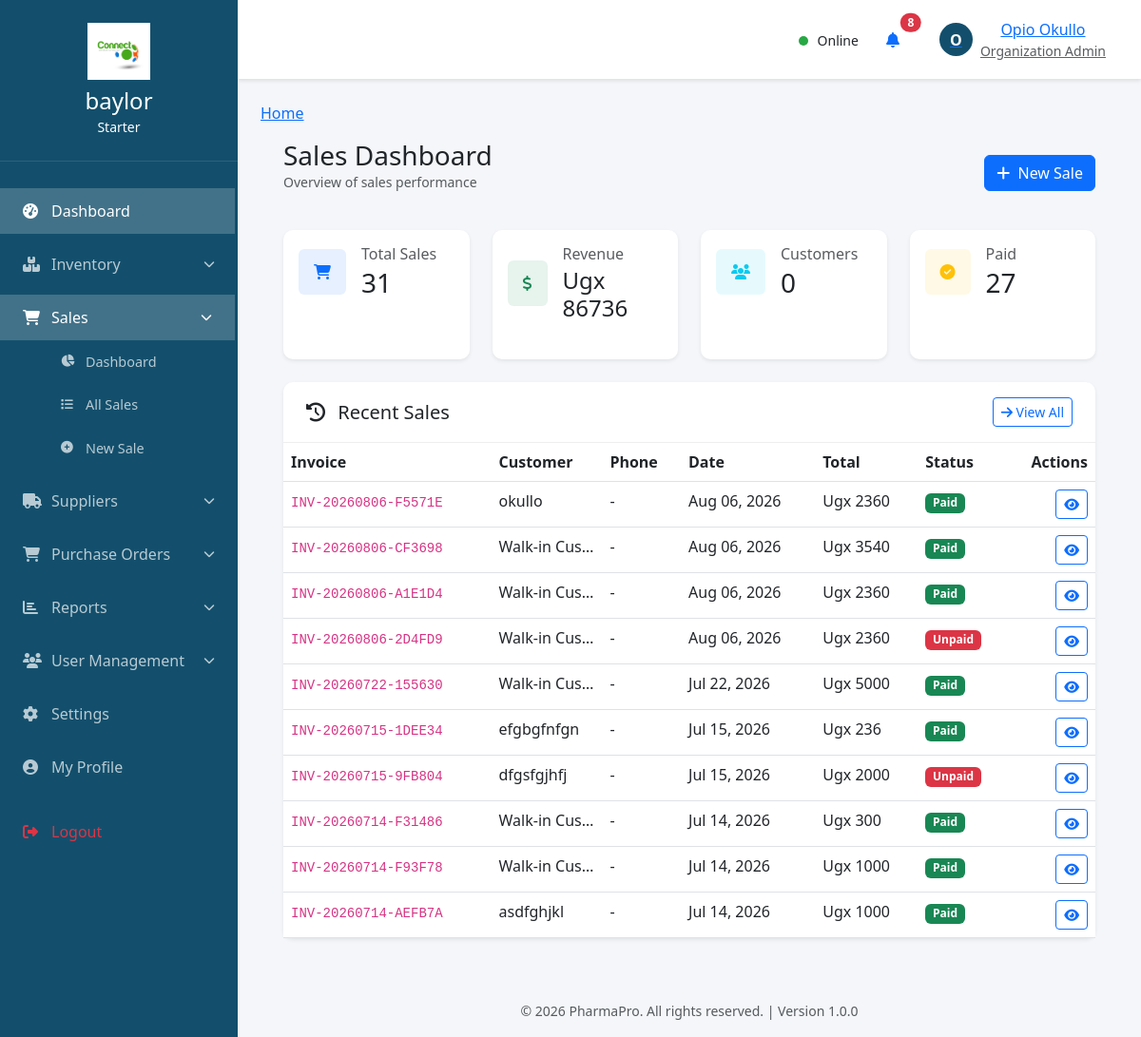
/sales/ (signed in), run on an earlier commit of the app's database.
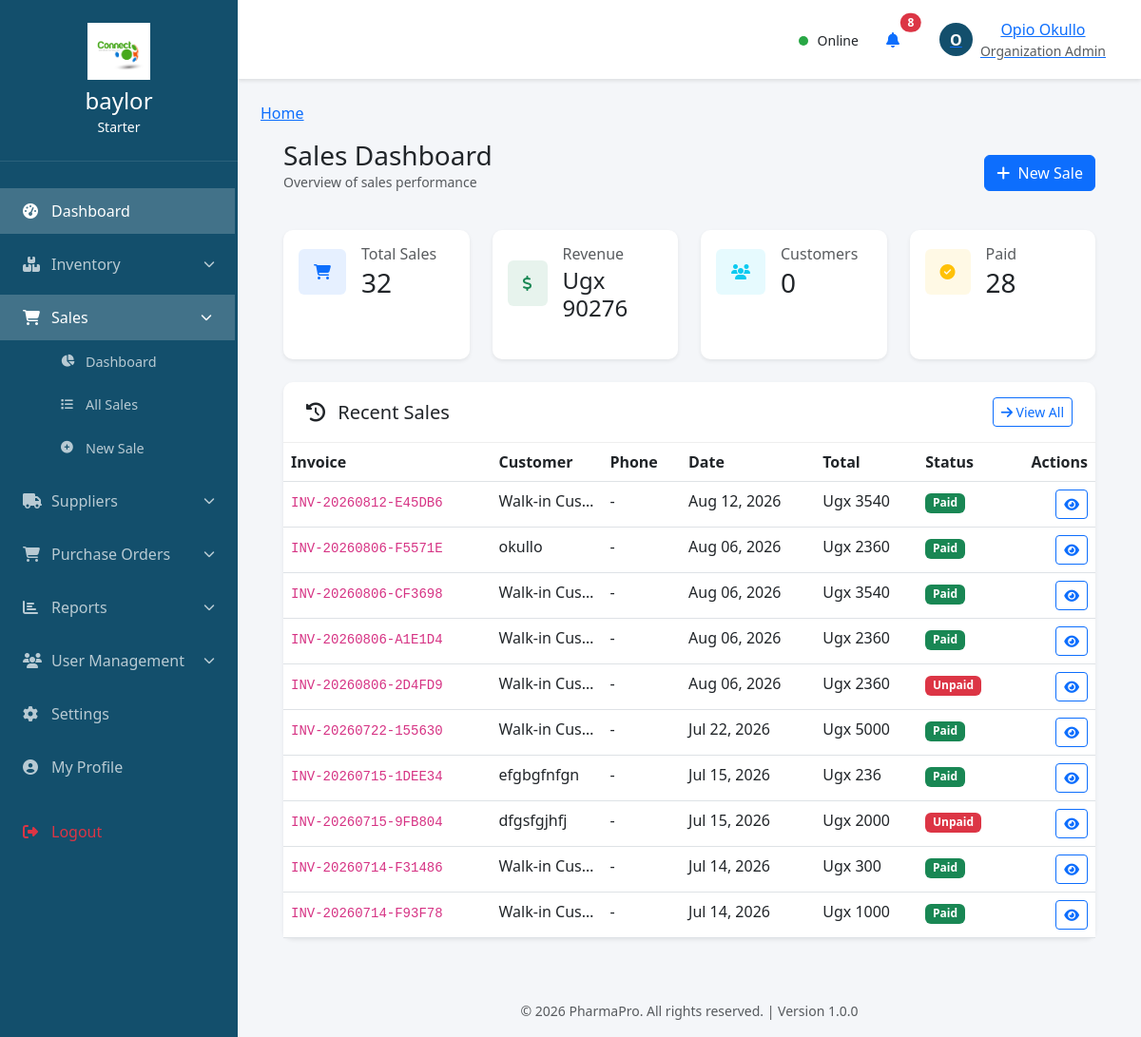
And on a later commit of the database.
### sales/models.py (models this page shows, shortened)
class Sale(models.Model):
    PAYMENT_STATUS = [
        ('paid', 'Paid'),
        ('partial', 'Partially Paid'),
        ('unpaid', 'Unpaid'),
        ('refunded', 'Refunded'),
    ]
    PAYMENT_METHODS = [
        ('cash', 'Cash'),
        ('credit_card', 'Credit Card'),
        ('debit_card', 'Debit Card'),
        ('bank_transfer', 'Bank Transfer'),
        ('cheque', 'Cheque'),
        ('mobile_money', 'Mobile Money'),
        ('other', 'Other'),
    ]
    id = models.UUIDField(primary_key=True, default=uuid.uuid4, editable=False)
    tenant = models.ForeignKey(Tenant, on_delete=models.CASCADE, related_name='sales')
    invoice_number = models.CharField(max_length=50, unique=True)
    tax_rate = models.DecimalField(max_digits=5, decimal_places=2, default=18.00)
    customer_name = models.CharField(max_length=255, blank=True, null=True)
    customer_phone = models.CharField(max_length=20, blank=True, null=True)
    sale_date = models.DateTimeField(auto_now_add=True)
    due_date = models.DateField()
    subtotal = models.DecimalField(max_digits=10, decimal_places=2, default=0)
    tax_amount = models.DecimalField(max_digits=10, decimal_places=2, default=0)
    discount_amount = models.DecimalField(max_digits=10, decimal_places=2, default=0)
    shipping_cost = models.DecimalField(max_digits=10, decimal_places=2, default=0)
    total_amount = models.DecimalField(max_digits=10, decimal_places=2, default=0)
    paid_amount = models.DecimalField(max_digits=10, decimal_places=2, default=0)
    balance_due = models.DecimalField(max_digits=10, decimal_places=2, default=0)
    change_amount = models.DecimalField(max_digits=10, decimal_places=2, default=0)  # Change returned to customer
    payment_status = models.CharField(max_length=20, choices=PAYMENT_STATUS, default='unpaid')
    payment_method = models.CharField(max_length=20, choices=PAYMENT_METHODS, default='cash')
    payment_date = models.DateTimeField(null=True, blank=True)
    shipping_address = models.TextField(blank=True, null=True)
    delivery_status = models.CharField(max_length=20, choices=[
        ('pending', 'Pending'),
        ('shipped', 'Shipped'),
        ('delivered', 'Delivered'),
        ('cancelled', 'Cancelled'),
    ], default='pending')
    tracking_number = models.CharField(max_length=100, blank=True, null=True)
    notes = models.TextField(blank=True, null=True)
    internal_notes = models.TextField(blank=True, null=True)
    created_by = models.ForeignKey(User, on_delete=models.SET_NULL, null=True, related_name='created_sales')
    created_at = models.DateTimeField(auto_now_add=True)
    updated_at = models.DateTimeField(auto_now=True)
    class Meta:
        db_table = 'sales_sales'
        ordering = ['-sale_date']

### sales/views.py (the view)
# urls.py: path('', views.dashboard_view, name='dashboard'),
@login_required
def dashboard_view(request):
    if not user_can_view_sales(request.user):
        return render(request, 'accounts/access_denied.html', {'title': 'Access Denied'})
    tenant = request.user.tenant
    sales_qs = Sale.objects.filter(tenant=tenant)
    if request.user.role in ['staff', 'viewer']:
        sales_qs = sales_qs.filter(created_by=request.user)
        recent_sales = sales_qs.order_by('-sale_date')[:10]
    else:
        recent_sales = sales_qs.order_by('-sale_date')[:10]
    total_sales = sales_qs.count()
    total_revenue = sales_qs.aggregate(total=Sum('total_amount'))['total'] or 0
    total_paid = sales_qs.filter(payment_status='paid').count()
    sales_by_status = sales_qs.values('payment_status').annotate(count=Count('id'))
    today = timezone.now().date()
    today_sales = sales_qs.filter(
        sale_date__date=today
    ).aggregate(
        total=Sum('total_amount'),
        count=Count('id')
    )
    from django.db.models.functions import TruncMonth
    monthly_sales = sales_qs.annotate(
        month=TruncMonth('sale_date')
    ).values('month').annotate(
        total=Sum('total_amount')
    ).order_by('month')
    context = {
        'total_sales': total_sales,
        'total_revenue': total_revenue,
        'total_paid': total_paid,
        'recent_sales': recent_sales,
        'sales_by_status': sales_by_status,
        'today_sales': today_sales['total'] or 0,
        'today_count': today_sales['count'] or 0,
        'monthly_sales': list(monthly_sales),
        'can_manage': user_can_manage_sales(request.user),
        'title': 'Sales Dashboard - PharmaPro'
    }
    return render(request, 'sales/dashboard.html', context)

### accounts/models.py (called while the page is built)
    @classmethod
    def get_unread_count(cls, user):
        return cls.objects.filter(
            models.Q(user=user) | models.Q(tenant=user.tenant, is_global=True),
            is_read=False,
            expires_at__isnull=True
        ).count()

### sales/views.py (called while the page is built)
def user_can_view_sales(user):
    return user.is_authenticated and (user.is_superuser or user.role in ['admin', 'manager', 'staff', 'viewer'])

def user_can_manage_sales(user):
    return user.is_authenticated and (user.is_superuser or user.role in ['admin', 'manager', 'staff'])

### tenants/context_processors.py (called while the page is built)
def tenant_context(request):
    if hasattr(request, 'tenant') and request.tenant:
        return {
            'tenant': request.tenant,
        }
    return {}

def tenant_settings(request):
    if hasattr(request, 'tenant') and request.tenant:
        try:
            settings = TenantSettings.objects.get(tenant=request.tenant)
            return {
                'tenant_settings': settings,
            }
        except TenantSettings.DoesNotExist:
            pass
    return {}

### tenants/models.py (called while the page is built)
    def days_until_expiry(self):
        if self.subscription_end_date:
            delta = self.subscription_end_date - timezone.now()
            return delta.days
        return 0

### sales/templates/sales/dashboard.html (shortened to what the changed rows need)
{% extends 'accounts/base.html' %}
{% load static %}
{% block content %}
<div class="container-fluid px-4">
    <div class="d-flex justify-content-between align-items-center mb-4">
        <div>
            <h1 class="h3 mb-0 text-gray-800">Sales Dashboard</h1>
        </div>
    </div>
    <div class="row g-4 mb-4">
        <div class="col-xl-3 col-md-6 col-6">
            <div class="card shadow-sm h-100">
                <div class="card-body">
                    <div class="d-flex align-items-center">
                        <div class="flex-grow-1" style="min-width: 0;">
                            <h6 class="text-muted mb-1">Total Sales</h6>
                            <h3 class="mb-0">{{ total_sales }}</h3>
                        </div>
                    </div>
                </div>
            </div>
        </div>
        <div class="col-xl-3 col-md-6 col-6">
            <div class="card shadow-sm h-100">
                <div class="card-body">
                    <div class="d-flex align-items-center">
                        <div class="flex-grow-1" style="min-width: 0;">
                            <h6 class="text-muted mb-1">Revenue</h6>
                            <h3 class="mb-0" style="font-size: clamp(0.85rem, 2vw, 1.75rem);">
                                Ugx {{ total_revenue|floatformat:0 }}
                            </h3>
                        </div>
                    </div>
                </div>
            </div>
        </div>
        <div class="col-xl-3 col-md-6 col-6">
            <div class="card shadow-sm h-100">
                <div class="card-body">
                    <div class="d-flex align-items-center">
                        <div class="flex-grow-1" style="min-width: 0;">
                            <h6 class="text-muted mb-1">Paid</h6>
                            <h3 class="mb-0">{{ total_paid }}</h3>
                        </div>
                    </div>
                </div>
            </div>
        </div>
    </div>
    <div class="card shadow-sm recent-sales-card">
        <div class="card-body p-0">
            <div class="table-responsive">
                <table class="table table-hover mb-0">
                    <thead class="bg-light">
                        <tr>
                            <th>Invoice</th>
                            <th>Customer</th>
                            <th class="d-none d-md-table-cell">Phone</th>
                            <th class="d-none d-sm-table-cell">Date</th>
                            <th>Total</th>
                            <th>Status</th>
                            <th class="text-end">Actions</th>
                        </tr>
                    </thead>
                    <tbody>
                        {% for sale in recent_sales %}
                        <tr>
                            <td><code>{{ sale.invoice_number }}</code></td>
                            <td class="text-truncate" style="max-width: 80px;">{{ sale.customer_name|default:"Walk-in" }}</td>
                            <td class="d-none d-md-table-cell">{{ sale.customer_phone|default:"-" }}</td>
                            <td class="d-none d-sm-table-cell">{{ sale.sale_date|date:'M d, Y' }}</td>
                            <td class="text-nowrap">Ugx {{ sale.total_amount|floatformat:0 }}</td>
                            <td>
                                <span class="badge bg-{% if sale.payment_status == 'paid' %}success{% elif sale.payment_status == 'partial' %}warning{% elif sale.payment_status == 'unpaid' %}danger{% else %}secondary{% endif %}">
                                    {{ sale.get_payment_status_display|slice:":6" }}
                                </span>
                            </td>
                            <td class="text-end">
                                <a href="{% url 'sales:sale_detail' sale.id %}" class="btn btn-sm btn-outline-primary">
                                    <i class="fas fa-eye"></i>
                                </a>
                            </td>
                        </tr>
                        {% empty %}
                        <tr>
                            <td colspan="7" class="text-center py-5 text-muted">No sales recorded yet.</td>
                        </tr>
                        {% endfor %}
                    </tbody>
                </table>
            </div>
        </div>
    </div>
</div>
{% endblock %}

What changed in the data, as far as the page shows it:
no longer on this page (row unchanged): Sale: invoice_number "INV-20260714-AEFB7A", customer_name "asdfghjkl", customer_phone "-", sale_date "Jul 14, 2026", total_amount "1000", payment_status "Paid"
added Sale: invoice_number "INV-20260812-E45DB6", customer_name "Walk-in Cus…", customer_phone "-", sale_date "Aug 12, 2026", total_amount "3540", payment_status "Paid"
Also different on the page:
{{ total_sales }}: "31" → "32"
{{ total_revenue|floatformat:0 }}: "86736" → "90276"
{{ total_paid }}: "27" → "28"
